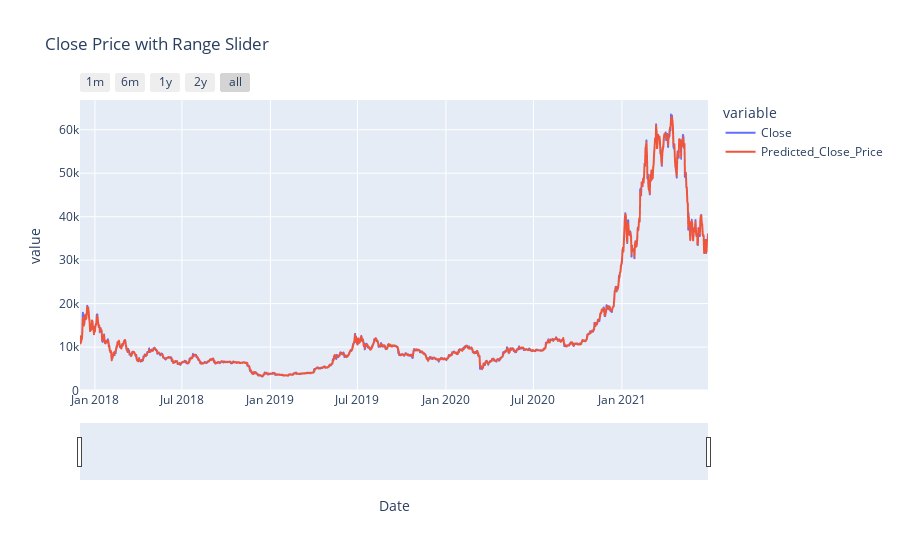

This figure's notebook cell:
### Code cell
# Plot Train 
crypto_btc_train['Predicted_Close_Price'] = model.predict(X_train)
fig = px.line(crypto_btc_train, x='Date', y=['Close' ,'Predicted_Close_Price'], title='Close Price with Range Slider')
fig.update_layout(hovermode="x")

fig.update_xaxes(
    rangeslider_visible=True,
    rangeselector=dict(
        buttons=list([
            dict(count=1, label="1m", step="month", stepmode="backward"),
            dict(count=6, label="6m", step="month", stepmode="backward"),
            dict(count=1, label="1y", step="year", stepmode="backward"),
            dict(count=2, label="2y", step="year", stepmode="backward"),
            dict(step="all")
            ])
            )
            )
fig.show()

### Figure 1 — Plotly figure (JSON) as saved in the notebook; plotly's stock layout.template omitted (floating-point values rounded to 4 significant figures; data arrays with more than 128 entries replaced by an {"elided": "..."} marker saying what was removed)
{"data": [{"hovertemplate": "variable=Close<br>Date=%{x}<br>value=%{y}<extra></extra>", "legendgroup": "Close", "line": {"color": "#636efa", "dash": "solid"}, "marker": {"symbol": "circle"}, "mode": "lines", "name": "Close", "showlegend": true, "type": "scattergl", "x": {"elided": "1307 str values"}, "xaxis": "x", "y": {"elided": "1307 float values"}, "yaxis": "y"}, {"hovertemplate": "variable=Predicted_Close_Price<br>Date=%{x}<br>value=%{y}<extra></extra>", "legendgroup": "Predicted_Close_Price", "line": {"color": "#EF553B", "dash": "solid"}, "marker": {"symbol": "circle"}, "mode": "lines", "name": "Predicted_Close_Price", "showlegend": true, "type": "scattergl", "x": {"elided": "1307 str values"}, "xaxis": "x", "y": {"elided": "1307 float values"}, "yaxis": "y"}], "layout": {"hovermode": "x", "legend": {"title": {"text": "variable"}, "tracegroupgap": 0}, "title": {"text": "Close Price with Range Slider"}, "xaxis": {"anchor": "y", "domain": [0, 1], "rangeselector": {"buttons": [{"count": 1, "label": "1m", "step": "month", "stepmode": "backward"}, {"count": 6, "label": "6m", "step": "month", "stepmode": "backward"}, {"count": 1, "label": "1y", "step": "year", "stepmode": "backward"}, {"count": 2, "label": "2y", "step": "year", "stepmode": "backward"}, {"step": "all"}]}, "rangeslider": {"visible": true}, "title": {"text": "Date"}}, "yaxis": {"anchor": "x", "domain": [0, 1], "title": {"text": "value"}}}}
